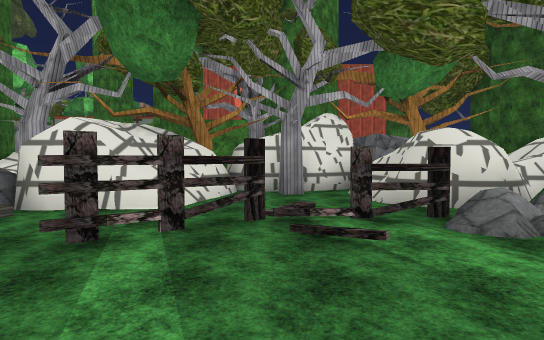
[1] (above)

13 first-person views from a walk through a 3-D level made in the Unity game engine. The camera is 1.2 m above the floor, tilts 2° down and sees 80° across. Doors are open. The floor is counted in squares, 2 m on a side. Each view is taken from the middle of a square. On the plan, view 1 faces up. The plan holds only what a view shows up to about 10 squares ahead; the rest is blank. The place goes on beyond the plan. The player is left out. Some animated figures are left out. Some surface patterns are stand-ins.

[2]
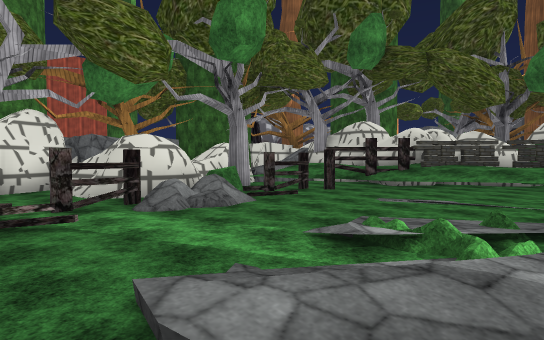

[3]
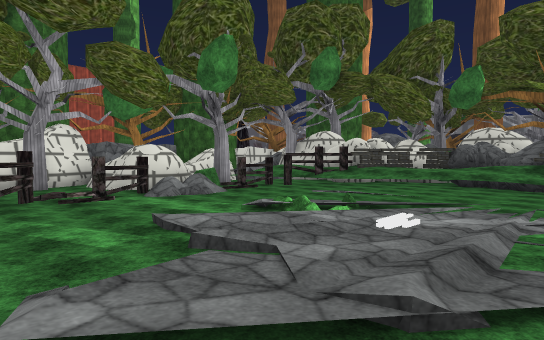

[4]
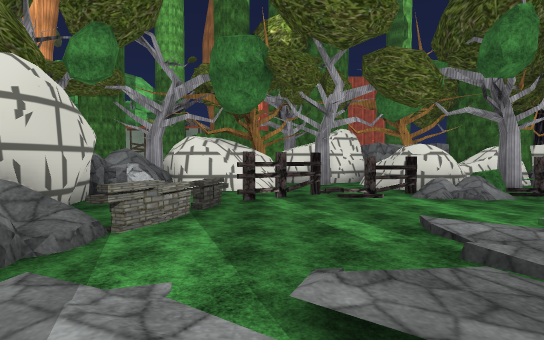

[5]
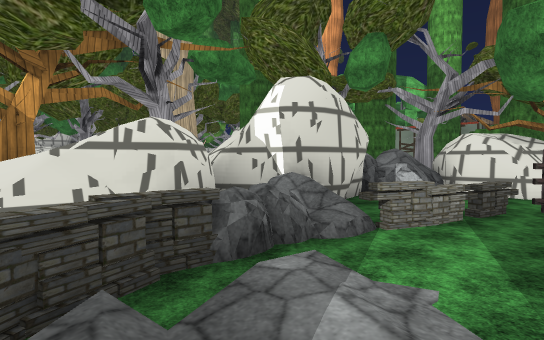

[6]
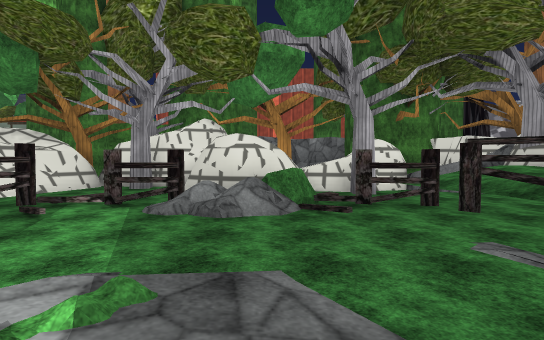

[7]
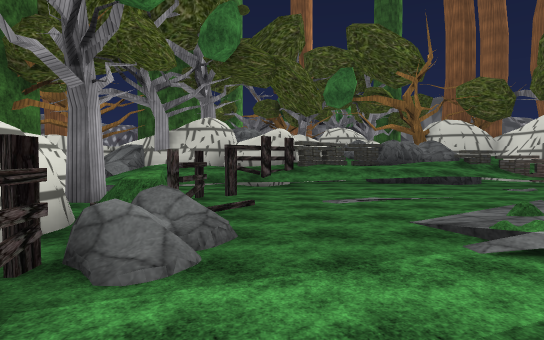

[8]
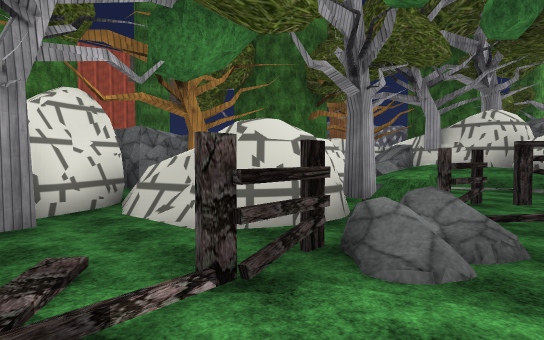

[9]
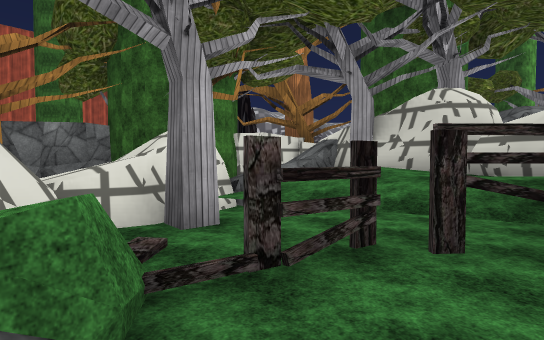

[10]
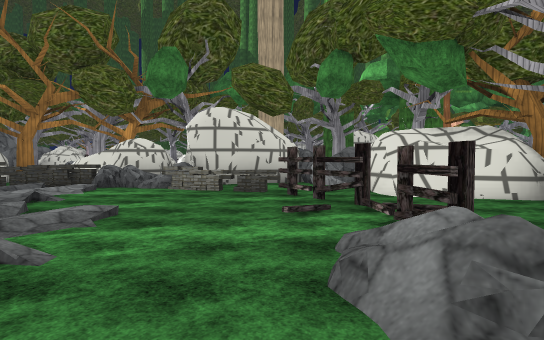

[11]
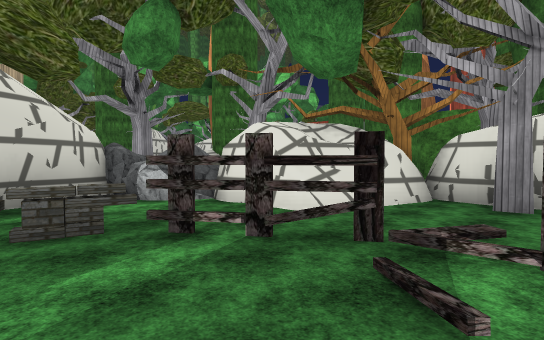

[12]
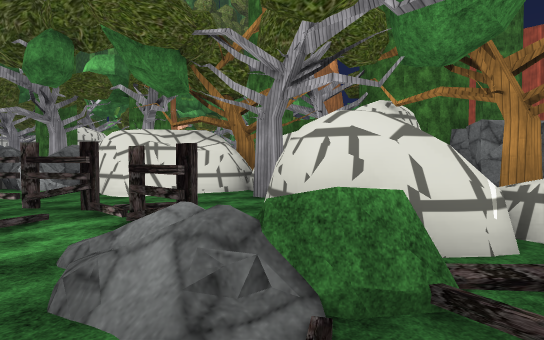

[13]
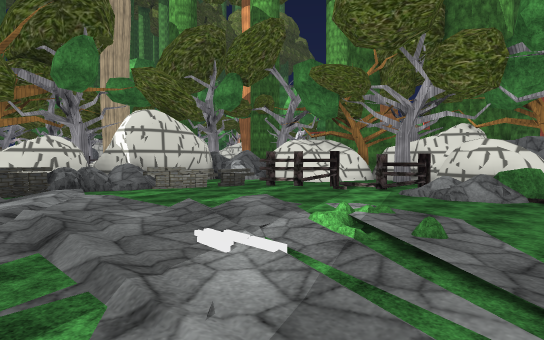

### Floor plan
Key: @ floor where view 1 was taken; # wall or solid block; . main floor; : floor 0.25 m higher than the main floor; + floor 0.5 m higher than the main floor; * floor 0.75 m higher than the main floor; / step, stairs or slope; = window, fence, low wall or low ledge; ^ raised ledge; O other object.
Columns run from 6 left of view 1 to 9 right of it. Each row starts with its distance up from view 1.
 10     ##
  9     #   ##
  8     # OOO###O
  7  O   OOO#O OO#^O
  6 OOOOOOOO^ OOO#=
  5   OOOOO##^OO##O
  4 OOOOO.. ####*##O
  3   OO.OOOO=OO*O#
  2   ###O......OOOO
  1   ##=......./#+O
  0 O###..@///../=OO
 -1  #^O./////..=#O
 -2   #O///:.....=
 -3   #=////... .=

Positions as (right, up) in squares from view 1, and headings:
1: (0, 0), facing up
2: (0, -1), facing up-right
3: (-1, -3), facing up-right
4: (-1, -3), facing up
5: (-1, -3), facing up-left
6: (3, -1), facing up
7: (0, 2), facing right
8: (0, 2), facing up-right
9: (3, 2), facing up-right
10: (4, 2), facing left
11: (1, 1), facing up-left
12: (4, 2), facing up-left
13: (4, -3), facing up-left
